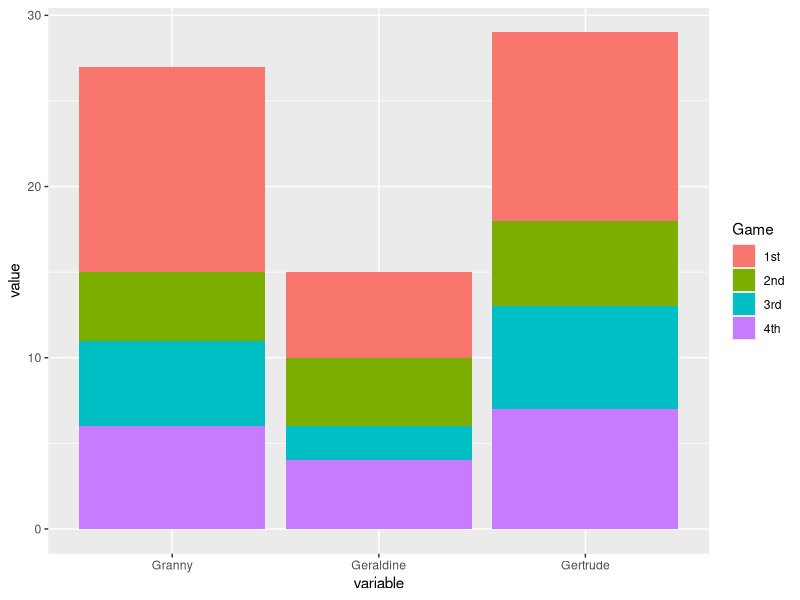

Write the R code that produced this figure.
set.seed(123)
index<-sample(nrow(iris),5)
index
iris[index,]
which(duplicated(iris))
iris[-143,]
complete.cases(airquality)
head(state.x77)
frost<-state.x77[,"Frost"]
head(frost,5)
x<-cut(frost,3,include.lowest = TRUE,labels=c("Low","Med","High"))
table(x)
all.states<-as.data.frame(state.x77)
all.states$Name<-rownames(state.x77)
rownames(all.states)<-NULL
cold.states<-all.states[all.states$Frost>150,c("Name","Frost")]
cold.states
large.states<-all.states[all.states$Area>=100000,c("Name","Area")]
large.states
merge(cold.states,large.states,all=TRUE)
index<-cold.states$Name %in% large.states$Name
index
cold.states[index,]
some.states<-data.frame(Region=state.region,state.x77)
some.states<-some.states[1:10,1:3]
some.states
sort(some.states$Population,decreasing = TRUE)
order.pop<-order(some.states$Population,decreasing = TRUE)
order.pop
some.states$Population[order.pop]
some.states[order(some.states$Population,decreasing = TRUE),]
index<-with(some.states,order(Region,Population))
some.states[index,]
Titanic
str(Titanic)
apply(Titanic,1,sum)
apply(Titanic,3,sum)
apply(Titanic,c(3,4),sum)
lapply(iris,class)
sapply(iris,function(x) if(is.numeric(x)) mean(x) else NA)
tapply(iris$Sepal.Length,iris$Species,mean)
str(mtcars)
cars<-transform(mtcars,
                am = factor(am,levels=0:1,labels=c("Automatic","Manual")))
str(cars)
with(cars,aggregate(mpg,list(gear=gear,am=am),mean))
aov(mpg~gear+am,data=cars)
install.packages("reshape2")
library("reshape2")
goals<-data.frame(
  Game=c("1st","2nd","3rd","4th"),
  Venue=c("Bruges","Ghent","Ghent","Bruges"),
  Granny=c(12,4,5,6),
  Geraldine=c(5,4,2,4),
  Gertrude=c(11,5,6,7)
)
goals
mgoals<-melt(goals,id.vars=c("Game","Venue"))
mgoals
dcast(mgoals,variable~Venue,sum)
library("ggplot2")
ggplot(mgoals,aes(x=variable,y=value,fill=Game))+
      geom_bar(stat="identity")
